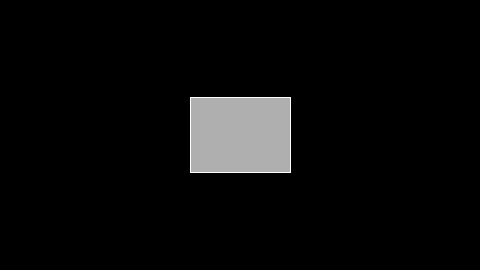
Frame 1 (no input)
Frame 60 (the mouse pressed at the canvas centre just before this capture): identical to frame 1, image omitted
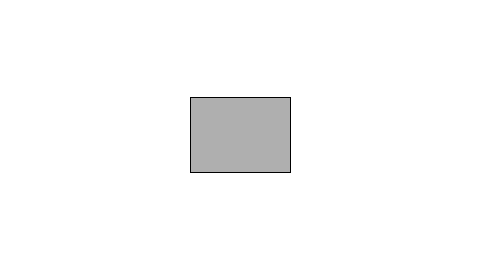
Frame 120 (the mouse held since frame 60 and released just before this capture)

The Processing sketch that drew these frames (run headless with seeded random() and noise(); from frame 60 on, the mouse is pressed at the canvas centre):

// Processing sketch: D_button
// ── D_button.pde
//----------------------------------------------------
// DT Bootcamp 2016, Parsons School of Design.
// Day 2, Example 4, Theme: BUTTON
//----------------------------------------------------

boolean button = false;

//declare some global variables

//x and y position of the button
int x,y;

//width and height of the button
int w = 100;
int h = 75;

void setup() {
  size(480, 270); 
  rectMode(CENTER);
  
  //set the value of x to half of the window's width
  x = width/2;
  //set the value of y to half of the window's height
  y = height/2;
}

void draw() {

  // The button is pressed if (mouseX,mouseY) is inside the rectangle and mousePressed is true.
  if (mouseX > x-w/2 && mouseX < x+w/2 && mouseY > y-h/2 && mouseY < y+h/2 && mousePressed) {
    //set the value of the boolean variable "button" to true
    button = true;
  } else {
    //set the value of the boolean variable "button" to false
    button = false;
  }

  // If the value of the boolean "button" is true 
  if (button) {
    //set the background color to white
    background(255);
    //set the stoke color of the button to black
    stroke(0);
  } else { //if the value of the boolean "button" is not true (is false)
    //set the background color to black
    background(0);
    //set the stoke color of the button to white
    stroke(255);
  }

  //set the fill color of the rectangle to be gray
  fill(175);
  //draw the rectangle based on those parameters
  rect(x, y, w, h);
}
